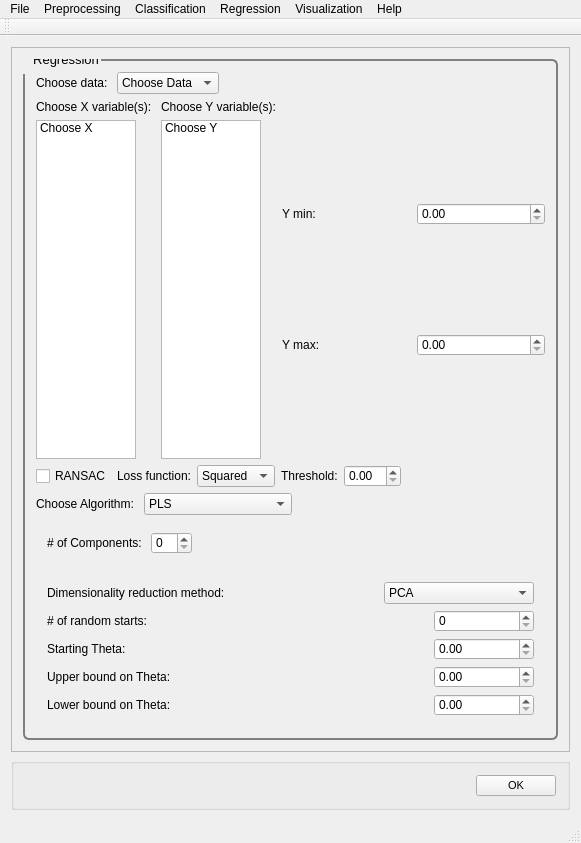
<?xml version="1.0" encoding="UTF-8"?>
<ui version="4.0">
 <class>MainWindow</class>
 <widget class="QMainWindow" name="MainWindow">
  <property name="geometry">
   <rect>
    <x>0</x>
    <y>0</y>
    <width>581</width>
    <height>843</height>
   </rect>
  </property>
  <property name="windowTitle">
   <string>PYSAT</string>
  </property>
  <widget class="QWidget" name="centralWidget">
   <layout class="QVBoxLayout" name="verticalLayout_9">
    <item>
     <widget class="QScrollArea" name="scrollArea">
      <property name="widgetResizable">
       <bool>true</bool>
      </property>
      <widget class="QWidget" name="scrollAreaWidgetContents_2">
       <property name="geometry">
        <rect>
         <x>0</x>
         <y>0</y>
         <width>561</width>
         <height>721</height>
        </rect>
       </property>
       <property name="font">
        <font>
         <pointsize>8</pointsize>
        </font>
       </property>
       <property name="styleSheet">
        <string notr="true">QGroupBox {
  border: 2px solid gray;
  border-radius: 6px;
  margin-top: 0.5em;
}

QGroupBox::title {

  padding-top: -14px;
  padding-left: 8px;
}
</string>
       </property>
       <layout class="QVBoxLayout" name="verticalLayout_8">
        <item>
         <widget class="QGroupBox" name="regression">
          <property name="font">
           <font>
            <pointsize>10</pointsize>
           </font>
          </property>
          <property name="title">
           <string>Regression</string>
          </property>
          <layout class="QVBoxLayout" name="verticalLayout">
           <item>
            <layout class="QVBoxLayout" name="regression_vlayout">
             <item>
              <layout class="QHBoxLayout" name="regression_choosedata_hlayout">
               <item>
                <widget class="QLabel" name="regression_choosedata_label">
                 <property name="text">
                  <string>Choose data: </string>
                 </property>
                </widget>
               </item>
               <item>
                <widget class="QComboBox" name="regression_choosedata">
                 <property name="iconSize">
                  <size>
                   <width>50</width>
                   <height>20</height>
                  </size>
                 </property>
                 <item>
                  <property name="text">
                   <string>Choose Data</string>
                  </property>
                 </item>
                 <item>
                  <property name="text">
                   <string>Known Data</string>
                  </property>
                 </item>
                </widget>
               </item>
               <item>
                <spacer name="regression_choosedata_spacer">
                 <property name="orientation">
                  <enum>Qt::Horizontal</enum>
                 </property>
                 <property name="sizeHint" stdset="0">
                  <size>
                   <width>40</width>
                   <height>20</height>
                  </size>
                 </property>
                </spacer>
               </item>
              </layout>
             </item>
             <item>
              <layout class="QHBoxLayout" name="regression_choosevars_hlayout">
               <item>
                <layout class="QVBoxLayout" name="regression_choosex_vlayout">
                 <item>
                  <widget class="QLabel" name="regression_choosex_label">
                   <property name="text">
                    <string>Choose X variable(s): </string>
                   </property>
                  </widget>
                 </item>
                 <item>
                  <widget class="QListWidget" name="regression_choosex">
                   <property name="minimumSize">
                    <size>
                     <width>50</width>
                     <height>0</height>
                    </size>
                   </property>
                   <property name="maximumSize">
                    <size>
                     <width>100</width>
                     <height>16777215</height>
                    </size>
                   </property>
                   <item>
                    <property name="text">
                     <string>Choose X</string>
                    </property>
                   </item>
                  </widget>
                 </item>
                </layout>
               </item>
               <item>
                <layout class="QVBoxLayout" name="regression_choosey_vlayout">
                 <item>
                  <widget class="QLabel" name="regression_choosey_label">
                   <property name="text">
                    <string>Choose Y variable(s):</string>
                   </property>
                  </widget>
                 </item>
                 <item>
                  <widget class="QListWidget" name="regression_choosey">
                   <property name="maximumSize">
                    <size>
                     <width>100</width>
                     <height>16777215</height>
                    </size>
                   </property>
                   <item>
                    <property name="text">
                     <string>Choose Y</string>
                    </property>
                   </item>
                  </widget>
                 </item>
                </layout>
               </item>
               <item>
                <layout class="QVBoxLayout" name="yrange_vlayout">
                 <item>
                  <layout class="QHBoxLayout" name="ymin_hlayout">
                   <item>
                    <widget class="QLabel" name="ymin_label">
                     <property name="text">
                      <string>Y min:</string>
                     </property>
                    </widget>
                   </item>
                   <item>
                    <widget class="QDoubleSpinBox" name="ymin_spin"/>
                   </item>
                  </layout>
                 </item>
                 <item>
                  <layout class="QHBoxLayout" name="ymax_hlayout">
                   <item>
                    <widget class="QLabel" name="ymax_label">
                     <property name="text">
                      <string>Y max:</string>
                     </property>
                    </widget>
                   </item>
                   <item>
                    <widget class="QDoubleSpinBox" name="ymax_spin"/>
                   </item>
                  </layout>
                 </item>
                </layout>
               </item>
              </layout>
             </item>
             <item>
              <layout class="QHBoxLayout" name="ransac_hlayout">
               <item>
                <widget class="QCheckBox" name="regression_ransac_checkbox">
                 <property name="text">
                  <string>RANSAC</string>
                 </property>
                </widget>
               </item>
               <item>
                <layout class="QHBoxLayout" name="ransac_options_hlayout">
                 <item>
                  <widget class="QLabel" name="ransac_lossfunc_label">
                   <property name="text">
                    <string>Loss function:</string>
                   </property>
                  </widget>
                 </item>
                 <item>
                  <widget class="QComboBox" name="ransac_lossfunc_combobox">
                   <item>
                    <property name="text">
                     <string>Squared</string>
                    </property>
                   </item>
                   <item>
                    <property name="text">
                     <string>Absolute</string>
                    </property>
                   </item>
                  </widget>
                 </item>
                 <item>
                  <widget class="QLabel" name="ransac_thresh_label">
                   <property name="text">
                    <string>Threshold:</string>
                   </property>
                  </widget>
                 </item>
                 <item>
                  <widget class="QDoubleSpinBox" name="ransac_thresh_spin"/>
                 </item>
                 <item>
                  <spacer name="ransac_spacer">
                   <property name="orientation">
                    <enum>Qt::Horizontal</enum>
                   </property>
                   <property name="sizeHint" stdset="0">
                    <size>
                     <width>40</width>
                     <height>20</height>
                    </size>
                   </property>
                  </spacer>
                 </item>
                </layout>
               </item>
              </layout>
             </item>
             <item>
              <layout class="QHBoxLayout" name="regression_choosealg_hlayout">
               <item>
                <widget class="QLabel" name="regression_choosealg_label">
                 <property name="text">
                  <string>Choose Algorithm: </string>
                 </property>
                </widget>
               </item>
               <item>
                <widget class="QComboBox" name="regression_choosealg">
                 <property name="iconSize">
                  <size>
                   <width>50</width>
                   <height>20</height>
                  </size>
                 </property>
                 <item>
                  <property name="text">
                   <string>PLS</string>
                  </property>
                 </item>
                 <item>
                  <property name="text">
                   <string>GP</string>
                  </property>
                 </item>
                 <item>
                  <property name="text">
                   <string>Others coming soon...</string>
                  </property>
                 </item>
                </widget>
               </item>
               <item>
                <spacer name="regression_choosealg_spacer">
                 <property name="orientation">
                  <enum>Qt::Horizontal</enum>
                 </property>
                 <property name="sizeHint" stdset="0">
                  <size>
                   <width>40</width>
                   <height>20</height>
                  </size>
                 </property>
                </spacer>
               </item>
              </layout>
             </item>
             <item>
              <widget class="QWidget" name="pls_widget" native="true">
               <property name="minimumSize">
                <size>
                 <width>0</width>
                 <height>0</height>
                </size>
               </property>
               <layout class="QHBoxLayout" name="horizontalLayout_2">
                <item>
                 <widget class="QLabel" name="pls_nc_label">
                  <property name="text">
                   <string># of Components: </string>
                  </property>
                 </widget>
                </item>
                <item>
                 <widget class="QSpinBox" name="pls_nc_spinbox"/>
                </item>
                <item>
                 <spacer name="pls_spacer">
                  <property name="orientation">
                   <enum>Qt::Horizontal</enum>
                  </property>
                  <property name="sizeHint" stdset="0">
                   <size>
                    <width>40</width>
                    <height>20</height>
                   </size>
                  </property>
                 </spacer>
                </item>
               </layout>
              </widget>
             </item>
             <item>
              <widget class="QWidget" name="gp_widget" native="true">
               <layout class="QVBoxLayout" name="gp_vlayout">
                <item>
                 <layout class="QHBoxLayout" name="gp_dim_red_hlayout">
                  <item>
                   <widget class="QLabel" name="gp_dim_red_label">
                    <property name="text">
                     <string>Dimensionality reduction method:</string>
                    </property>
                   </widget>
                  </item>
                  <item>
                   <widget class="QComboBox" name="gp_dim_red_combobox">
                    <property name="maximumSize">
                     <size>
                      <width>150</width>
                      <height>16777215</height>
                     </size>
                    </property>
                    <item>
                     <property name="text">
                      <string>PCA</string>
                     </property>
                    </item>
                    <item>
                     <property name="text">
                      <string>FastICA</string>
                     </property>
                    </item>
                    <item>
                     <property name="text">
                      <string>ICA - JADE</string>
                     </property>
                    </item>
                    <item>
                     <property name="text">
                      <string>None</string>
                     </property>
                    </item>
                   </widget>
                  </item>
                 </layout>
                </item>
                <item>
                 <layout class="QVBoxLayout" name="gp_verticalLayout">
                  <item>
                   <layout class="QHBoxLayout" name="gp_rand_starts_hlayout">
                    <item>
                     <widget class="QLabel" name="gp_rand_starts_label">
                      <property name="text">
                       <string># of random starts:</string>
                      </property>
                     </widget>
                    </item>
                    <item>
                     <widget class="QSpinBox" name="gp_rand_starts_spin">
                      <property name="maximumSize">
                       <size>
                        <width>100</width>
                        <height>16777215</height>
                       </size>
                      </property>
                     </widget>
                    </item>
                   </layout>
                  </item>
                  <item>
                   <layout class="QHBoxLayout" name="gp_theta0_hlayout">
                    <item>
                     <widget class="QLabel" name="gp_theta0_label">
                      <property name="text">
                       <string>Starting Theta:</string>
                      </property>
                     </widget>
                    </item>
                    <item>
                     <widget class="QDoubleSpinBox" name="gp_theta0_spin">
                      <property name="maximumSize">
                       <size>
                        <width>100</width>
                        <height>16777215</height>
                       </size>
                      </property>
                     </widget>
                    </item>
                   </layout>
                  </item>
                  <item>
                   <layout class="QHBoxLayout" name="gp_thetaU_hlayout">
                    <item>
                     <widget class="QLabel" name="gp_thetaU_label">
                      <property name="text">
                       <string>Upper bound on Theta:</string>
                      </property>
                     </widget>
                    </item>
                    <item>
                     <widget class="QDoubleSpinBox" name="gp_thetaU_spin">
                      <property name="maximumSize">
                       <size>
                        <width>100</width>
                        <height>16777215</height>
                       </size>
                      </property>
                     </widget>
                    </item>
                   </layout>
                  </item>
                  <item>
                   <layout class="QHBoxLayout" name="gp_thetaL_hlayout">
                    <item>
                     <widget class="QLabel" name="gp_thetaL_label">
                      <property name="text">
                       <string>Lower bound on Theta:</string>
                      </property>
                     </widget>
                    </item>
                    <item>
                     <widget class="QDoubleSpinBox" name="gp_thetaL_spin">
                      <property name="maximumSize">
                       <size>
                        <width>100</width>
                        <height>16777215</height>
                       </size>
                      </property>
                     </widget>
                    </item>
                   </layout>
                  </item>
                 </layout>
                </item>
               </layout>
              </widget>
             </item>
            </layout>
           </item>
          </layout>
         </widget>
        </item>
       </layout>
      </widget>
     </widget>
    </item>
    <item>
     <widget class="QGroupBox" name="OK">
      <layout class="QHBoxLayout" name="ok">
       <item>
        <spacer name="horizontalSpacer_5">
         <property name="orientation">
          <enum>Qt::Horizontal</enum>
         </property>
         <property name="sizeHint" stdset="0">
          <size>
           <width>40</width>
           <height>20</height>
          </size>
         </property>
        </spacer>
       </item>
       <item>
        <widget class="QPushButton" name="okButton">
         <property name="font">
          <font>
           <pointsize>8</pointsize>
          </font>
         </property>
         <property name="mouseTracking">
          <bool>false</bool>
         </property>
         <property name="text">
          <string>OK</string>
         </property>
        </widget>
       </item>
      </layout>
     </widget>
    </item>
   </layout>
  </widget>
  <widget class="QToolBar" name="mainToolBar">
   <attribute name="toolBarArea">
    <enum>TopToolBarArea</enum>
   </attribute>
   <attribute name="toolBarBreak">
    <bool>false</bool>
   </attribute>
  </widget>
  <widget class="QStatusBar" name="statusBar"/>
  <widget class="QMenuBar" name="menuBar">
   <property name="geometry">
    <rect>
     <x>0</x>
     <y>0</y>
     <width>581</width>
     <height>21</height>
    </rect>
   </property>
   <widget class="QMenu" name="menuFile">
    <property name="title">
     <string>File</string>
    </property>
    <addaction name="actionLoad_Refence_Data"/>
    <addaction name="actionLoad_Unknown_Data"/>
    <addaction name="actionSet_output_location"/>
    <addaction name="separator"/>
    <addaction name="actionSave_Current_Plots"/>
    <addaction name="actionSave_Current_Data"/>
    <addaction name="separator"/>
    <addaction name="actionCreate_New_Workflow"/>
    <addaction name="actionSave_Current_Workflow"/>
    <addaction name="separator"/>
    <addaction name="actionExit"/>
   </widget>
   <widget class="QMenu" name="menuPreprocessing">
    <property name="title">
     <string>Preprocessing</string>
    </property>
    <widget class="QMenu" name="menuBaseline_Removal">
     <property name="title">
      <string>Baseline Removal</string>
     </property>
     <addaction name="actionALS"/>
     <addaction name="actionDietrich"/>
     <addaction name="actionPolyFit"/>
     <addaction name="actionAirPLS"/>
     <addaction name="actionFABC"/>
     <addaction name="actionKK"/>
     <addaction name="actionMario"/>
     <addaction name="actionMedian"/>
     <addaction name="actionRubberband"/>
     <addaction name="actionUndecimated_Wavelet"/>
    </widget>
    <widget class="QMenu" name="menuCalibration_Transfer">
     <property name="title">
      <string>Calibration Transfer</string>
     </property>
     <addaction name="actionRatio"/>
     <addaction name="actionTommy_s_Methgod"/>
     <addaction name="actionPiecewise_Direct_Standardization"/>
     <addaction name="actionOthers_3"/>
    </widget>
    <addaction name="actionNormalization"/>
    <addaction name="actionNoise_Reduction"/>
    <addaction name="actionApply_Mask"/>
    <addaction name="actionInterpolate"/>
    <addaction name="actionInstrument_Response"/>
    <addaction name="menuBaseline_Removal"/>
    <addaction name="menuCalibration_Transfer"/>
    <addaction name="actionICA_2"/>
    <addaction name="actionPCA_2"/>
   </widget>
   <widget class="QMenu" name="menuRegression">
    <property name="title">
     <string>Regression</string>
    </property>
    <addaction name="actionCross_Validation"/>
    <addaction name="actionTrain"/>
    <addaction name="actionPredict"/>
    <addaction name="actionCreate_N_Folds"/>
    <addaction name="actionCreate_Test_Folds"/>
    <addaction name="actionSubmodel_Ranges"/>
   </widget>
   <widget class="QMenu" name="menuHelp">
    <property name="title">
     <string>Help</string>
    </property>
    <addaction name="actionIndex"/>
    <addaction name="actionContent_2"/>
    <addaction name="separator"/>
    <addaction name="actionAbout"/>
    <addaction name="actionAbout_QtCreator"/>
   </widget>
   <widget class="QMenu" name="menuClassification">
    <property name="title">
     <string>Classification</string>
    </property>
    <widget class="QMenu" name="menuSupervised">
     <property name="title">
      <string>Supervised</string>
     </property>
     <addaction name="actionPLS_DA"/>
     <addaction name="actionSIMCA"/>
    </widget>
    <widget class="QMenu" name="menuClustering">
     <property name="title">
      <string>Clustering</string>
     </property>
     <addaction name="actionK_means"/>
     <addaction name="actionHierarchical_2"/>
    </widget>
    <addaction name="menuSupervised"/>
    <addaction name="menuClustering"/>
   </widget>
   <widget class="QMenu" name="menuVisualization">
    <property name="title">
     <string>Visualization</string>
    </property>
    <addaction name="actionLine_Plot"/>
    <addaction name="action1_to_1_Plot"/>
    <addaction name="actionScatter_Plot"/>
   </widget>
   <addaction name="menuFile"/>
   <addaction name="menuPreprocessing"/>
   <addaction name="menuClassification"/>
   <addaction name="menuRegression"/>
   <addaction name="menuVisualization"/>
   <addaction name="menuHelp"/>
  </widget>
  <action name="actionLoad_Refence_Data">
   <property name="text">
    <string>Load Refence Data</string>
   </property>
  </action>
  <action name="actionLoad_Unknown_Data">
   <property name="text">
    <string>Load Unknown Data</string>
   </property>
  </action>
  <action name="actionSave_Current_Workflow">
   <property name="text">
    <string>Save Current Workflow</string>
   </property>
  </action>
  <action name="actionSave_Current_Plots">
   <property name="text">
    <string>Save Current Plots</string>
   </property>
  </action>
  <action name="actionSave_Current_Data">
   <property name="text">
    <string>Save Current Data</string>
   </property>
  </action>
  <action name="actionCreate_New_Workflow">
   <property name="text">
    <string>Create New Workflow</string>
   </property>
  </action>
  <action name="actionNoise_Reduction">
   <property name="text">
    <string>Noise Reduction</string>
   </property>
  </action>
  <action name="actionApply_Mask">
   <property name="text">
    <string>Apply Mask</string>
   </property>
  </action>
  <action name="actionInterpolate">
   <property name="text">
    <string>Interpolate (unknown to known)</string>
   </property>
  </action>
  <action name="actionInstrument_Response">
   <property name="text">
    <string>Instrument Response</string>
   </property>
  </action>
  <action name="actionALS">
   <property name="text">
    <string>ALS</string>
   </property>
  </action>
  <action name="actionDietrich">
   <property name="text">
    <string>Dietrich</string>
   </property>
  </action>
  <action name="actionPolyFit">
   <property name="text">
    <string>PolyFit</string>
   </property>
  </action>
  <action name="actionAirPLS">
   <property name="text">
    <string>AirPLS</string>
   </property>
  </action>
  <action name="actionFABC">
   <property name="text">
    <string>FABC</string>
   </property>
  </action>
  <action name="actionKK">
   <property name="text">
    <string>KK</string>
   </property>
  </action>
  <action name="actionMario">
   <property name="text">
    <string>Mario</string>
   </property>
  </action>
  <action name="actionMedian">
   <property name="text">
    <string>Median</string>
   </property>
  </action>
  <action name="actionRubberband">
   <property name="text">
    <string>Rubberband</string>
   </property>
  </action>
  <action name="actionUndecimated_Wavelet">
   <property name="text">
    <string>Undecimated Wavelet</string>
   </property>
  </action>
  <action name="actionRatio">
   <property name="text">
    <string>Ratio</string>
   </property>
  </action>
  <action name="actionTommy_s_Methgod">
   <property name="text">
    <string>Tommy's Method</string>
   </property>
  </action>
  <action name="actionPiecewise_Direct_Standardization">
   <property name="text">
    <string>Piecewise Direct Standardization</string>
   </property>
  </action>
  <action name="actionPCA">
   <property name="text">
    <string>PCA</string>
   </property>
  </action>
  <action name="actionICA">
   <property name="text">
    <string>ICA</string>
   </property>
  </action>
  <action name="actionK_Means">
   <property name="text">
    <string>K-Means</string>
   </property>
  </action>
  <action name="actionHierarchical">
   <property name="text">
    <string>Hierarchical</string>
   </property>
  </action>
  <action name="actionOthers">
   <property name="text">
    <string>Others...</string>
   </property>
  </action>
  <action name="actionOthers_2">
   <property name="text">
    <string>Others...</string>
   </property>
  </action>
  <action name="actionOthers_3">
   <property name="text">
    <string>Others...</string>
   </property>
  </action>
  <action name="actionPLS">
   <property name="text">
    <string>PLS</string>
   </property>
  </action>
  <action name="actionSM_PLS">
   <property name="text">
    <string>SM-PLS</string>
   </property>
  </action>
  <action name="actionICA_Regression">
   <property name="text">
    <string>ICA Regression</string>
   </property>
  </action>
  <action name="actionGaussian_Process">
   <property name="text">
    <string>Gaussian Process</string>
   </property>
  </action>
  <action name="actionMLP">
   <property name="text">
    <string>MLP</string>
   </property>
  </action>
  <action name="actionSVM">
   <property name="text">
    <string>SVM</string>
   </property>
  </action>
  <action name="actionOthers_4">
   <property name="text">
    <string>Others...</string>
   </property>
  </action>
  <action name="actionOthers_5">
   <property name="text">
    <string>Others...</string>
   </property>
  </action>
  <action name="actionIndex">
   <property name="text">
    <string>Index</string>
   </property>
  </action>
  <action name="actionContent_2">
   <property name="text">
    <string>Content</string>
   </property>
  </action>
  <action name="actionAbout">
   <property name="text">
    <string>About...</string>
   </property>
  </action>
  <action name="actionAbout_QtCreator">
   <property name="text">
    <string>About Qt...</string>
   </property>
  </action>
  <action name="actionExit">
   <property name="text">
    <string>Exit</string>
   </property>
  </action>
  <action name="actionNormalization">
   <property name="text">
    <string>Normalization</string>
   </property>
  </action>
  <action name="actionICA_2">
   <property name="text">
    <string>ICA</string>
   </property>
  </action>
  <action name="actionPCA_2">
   <property name="text">
    <string>PCA</string>
   </property>
  </action>
  <action name="actionPLS_DA">
   <property name="text">
    <string>PLS-DA</string>
   </property>
  </action>
  <action name="actionSIMCA">
   <property name="text">
    <string>SIMCA</string>
   </property>
  </action>
  <action name="actionK_means">
   <property name="text">
    <string>K-means</string>
   </property>
  </action>
  <action name="actionHierarchical_2">
   <property name="text">
    <string>Hierarchical</string>
   </property>
  </action>
  <action name="actionCross_Validation">
   <property name="text">
    <string>Cross Validation</string>
   </property>
  </action>
  <action name="actionTrain">
   <property name="text">
    <string>Train</string>
   </property>
  </action>
  <action name="actionPredict">
   <property name="text">
    <string>Predict</string>
   </property>
  </action>
  <action name="actionLine_Plot">
   <property name="text">
    <string>Line Plot</string>
   </property>
  </action>
  <action name="action1_to_1_Plot">
   <property name="text">
    <string>1 to 1 Plot</string>
   </property>
  </action>
  <action name="actionScatter_Plot">
   <property name="text">
    <string>Scatter Plot</string>
   </property>
  </action>
  <action name="actionSet_output_location">
   <property name="text">
    <string>Output Location</string>
   </property>
  </action>
  <action name="actionCreate_N_Folds">
   <property name="text">
    <string>Create N Folds</string>
   </property>
  </action>
  <action name="actionCreate_Test_Folds">
   <property name="text">
    <string>Create Test Folds</string>
   </property>
  </action>
  <action name="actionSubmodel_Ranges">
   <property name="text">
    <string>Submodel Ranges</string>
   </property>
  </action>
 </widget>
 <layoutdefault spacing="6" margin="11"/>
 <resources/>
 <connections/>
</ui>
